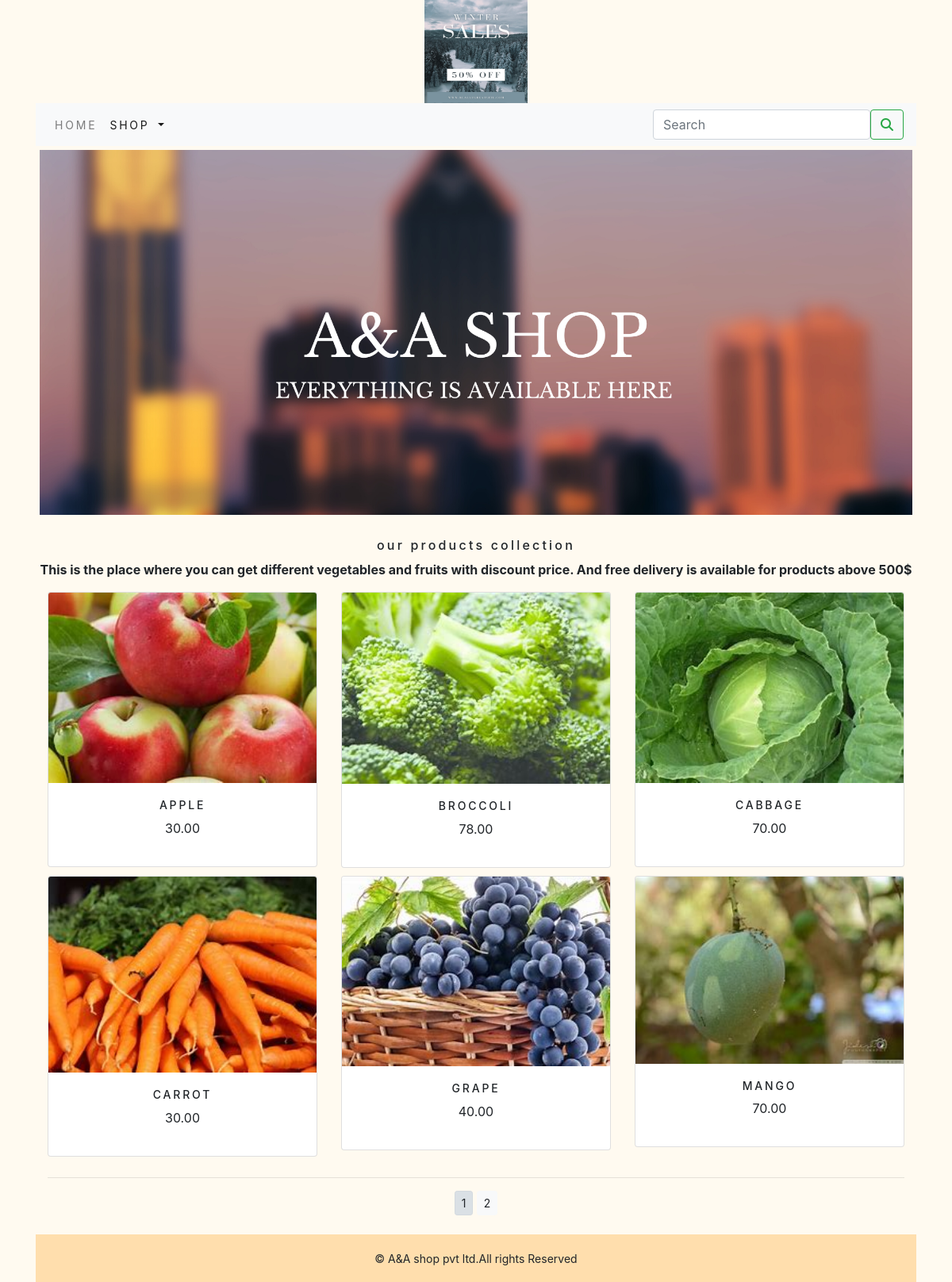
The app's page /shop/ with its own data.
### shop/models.py (models this page shows, shortened)
class Product(models.Model):
    name = models.CharField(max_length=250, unique=True)
    slug = models.SlugField(max_length=250, unique=True)
    description = models.TextField(blank=True)
    price = models.DecimalField(max_digits=10, decimal_places=2)
    category = models.ForeignKey(category, on_delete=models.CASCADE)
    image = models.ImageField(upload_to='product', blank=True)
    stock = models.IntegerField()
    available = models.BooleanField(default=True)
    created = models.DateTimeField(auto_now_add=True)
    updated = models.DateTimeField(auto_now=True)
    def get_url(self):
        return reverse('shop:proCatdetail',args=[self.category.slug,self.slug])
    class Meta:
        ordering = ('name',)
        verbose_name = 'product'
        verbose_name_plural = 'products'

### shop/views.py (the view)
# urls.py: path('',views.allProdCat,name='allProdCat'),
def allProdCat(request, c_slug=None):
    global paginator
    c_page = None
    products_list = None
    if c_slug!= None:
        c_page = get_object_or_404(category, slug=c_slug)
        products_list = Product.objects.all().filter(category=c_page, available=True)
    else:
        products_list = Product.objects.all().filter(available=True)
    paginator = Paginator(products_list, 6)
    try:
        page = int(request.GET.get('page', '1'))
    except:
        page = 1
    try:
        products = paginator.page(page)
    except (EmptyPage, InvalidPage):
        products = paginator.page(paginator.num_pages)
    return render(request, "category.html", {'category': c_page, 'products': products})

### cart/context_processors.py (called while the page is built)
def counter(request):
    item_count=0
    if 'admin' in request.path:
        return {}
    else:
        try:
            cart=Cart.objects.filter(cart_id=_cart_id(request))
            car_items=CartItem.objects.all().filter(cart=cart[:1])
            for cart_item in car_items:
                item_count += cart_item.quantity
        except Cart.DoesNotExist:
            item_count=0
    return dict(item_count=item_count)

### cart/views.py (called while the page is built)
def _cart_id(request):
    cart = request.session.session_key
    if not cart:
        cart = request.session.create()
    return cart

### shop/context_processors.py (called while the page is built)
def menu_links(request):
    links = category.objects.all()
    return dict(links=links)

### shop/models.py (called while the page is built)
    def get_url(self):
        return reverse('shop:products_by_category',args=[self.slug])

### templates/category.html (shortened to what this page needs)
{% extends 'base.html' %}
{% load static %}
{% block content %}
<div class="mx_auto">
    {% if category %}
         <img class="my_image" src="{{ category.image.url }}" alt="{{category.name}}">
</div>
    <br>
<div>
         <h1 class="text-center my_title">{{category.name}}</h1>
         <p class="text-justify">{{category.description}}</p>
</div>
     {% else %}
<div>
<img class="my_image my_image_padding " src="{% static 'img/banner.png' %}" alt="our products " width ='1250px;'>
</div>
<br>
<div>
    <h1 class="text-center my_title">our products collection </h1>
    <p class="text-center"><b> This is the place where you can get different vegetables and fruits with discount price. And free delivery is available for products above 500$ </b></p>
</div>
{% endif %}
<div class="container">
    <div class="row mx_auto">
        {% for product in products.object_list %}
        <div class="my_bottom_margin col-9 col-sm-12 col-md-4  xol-lg-4">
            <div class="card text-center" style="min-width:18rem;">
                <a href="{{product.get_url}}"><img class="card-img-top my_image" src="{{product.image.url}}" alt="{{product.name}}"></a>
                <div class="card-body">
                    <h4>{{product.name}}</h4>
                    <p>{{product.price}}</p>
                </div>
            </div>
        </div>
        {% endfor %}
    </div>
    <div class="mx-auto">
        {% if products.paginator.num_pages > 1 %}
        <hr>
        <div class="text-center">
            {% for pg in products.paginator.page_range %}
            <a href="?page={{pg}}" class="btn btn-light btn-sm {% if products.number == pg %} active {% endif %}">{{pg}}</a>
            {% endfor %}
        </div>
        {% endif %}
    </div>
    <br>
</div>
{% endblock %}

### templates/base.html (shortened to what this page needs)
{% load static %}
<!DOCTYPE html>
<html lang="en">
<head>
    <link rel="stylesheet" href="{% static 'css/custom.css' %}">
    <link href="{% static 'css/bootstrap.min.css' %}" rel="stylesheet">
</head>
<body class="d-flex flex-column min-vh-100" style="background-color:FloralWhite;">
<div class="container">
{% include 'header.html' %}
{% include 'navbar.html' %}
{% block content  %}
{% endblock %}
  </div>
{% include 'footer.html' %}
</body>
</html>

### templates/header.html
{% load static %}
<header>
    <center>
        <a href="{% url 'shop:allProdCat' %}"><img src="{% static 'img/logo.png' %}" alt=logimage" width ="130px;" height="130px;"></a>
    </center>
</header>

### templates/navbar.html (shortened to what this page needs)
<nav class="navbar navbar-expand-lg navbar-light bg-light">
  <div class="collapse navbar-collapse" id="navbarSupportedContent">
    <ul class="navbar-nav me-auto mb-2 mb-lg-0">
      <li class="nav-item">
        <a class="nav-link" href="{% url 'shop:allProdCat' %}">Home</a>
      </li>
      <li class="nav-item dropdown {% if 'shop' in request.path %} active {% endif %}">
        <a class="nav-link dropdown-toggle" href="#" id="navbarDropdown" role="button" data-toggle="dropdown" aria-haspopup="true" aria-expanded="false">
          shop
        </a>
      </li>
    </ul>
    <div class="collapse navbar-collapse justify-content-end" id="navbarNav">
    <form class="d-flex" action="{% url 'search_app:SearchResult' %}" method="get">
      <input class="form-control me-2" type="search" placeholder="Search" name="q" aria-label="Search">
      <button class="btn btn-outline-success" type="submit"><i class="fa fa-search" ></i> </button>
    </form>
    </div>
  </div>
</nav>

### templates/footer.html
<footer>
    <div class=" footer navbar-fixed-bottom my_footer">
       <p class="text-center">&copy; A&A shop pvt ltd.All rights Reserved</p>
    </div>
</footer>

### static/css/custom.css (style rules this page uses)
body { font-family: 'Roboto', sans-serif; background-color:powderblue; }
.nav-item { letter-spacing : .2em; font-size : 14px; text-transform :uppercase; }
.my_footer { background-color:#FFDEAD; height:60px; }
.my_footer p { padding-top:20px; font-size:14px; font-color:#191970; }
.my_image { width :100%; height:auto; }
.my_title { font-size:16px; text_transform:uppercase; letter-spacing:.2em; }
.my_image_padding { padding :5px; }
.my_bottom_margin { margin-bottom :10px; }
.card-body h4 { font-size:14px; text-transform:uppercase; letter-spacing:.2em; }

### records on screen
Product: image (picture), name "APPLE", price "30.00"
Product: image (picture), name "BROCCOLI", price "78.00"
Product: image (picture), name "CABBAGE", price "70.00"
Product: image (picture), name "CARROT", price "30.00"
Product: image (picture), name "GRAPE", price "40.00"
Product: image (picture), name "MANGO", price "70.00"

### other values on screen
{{ pg }} "1" "2"
